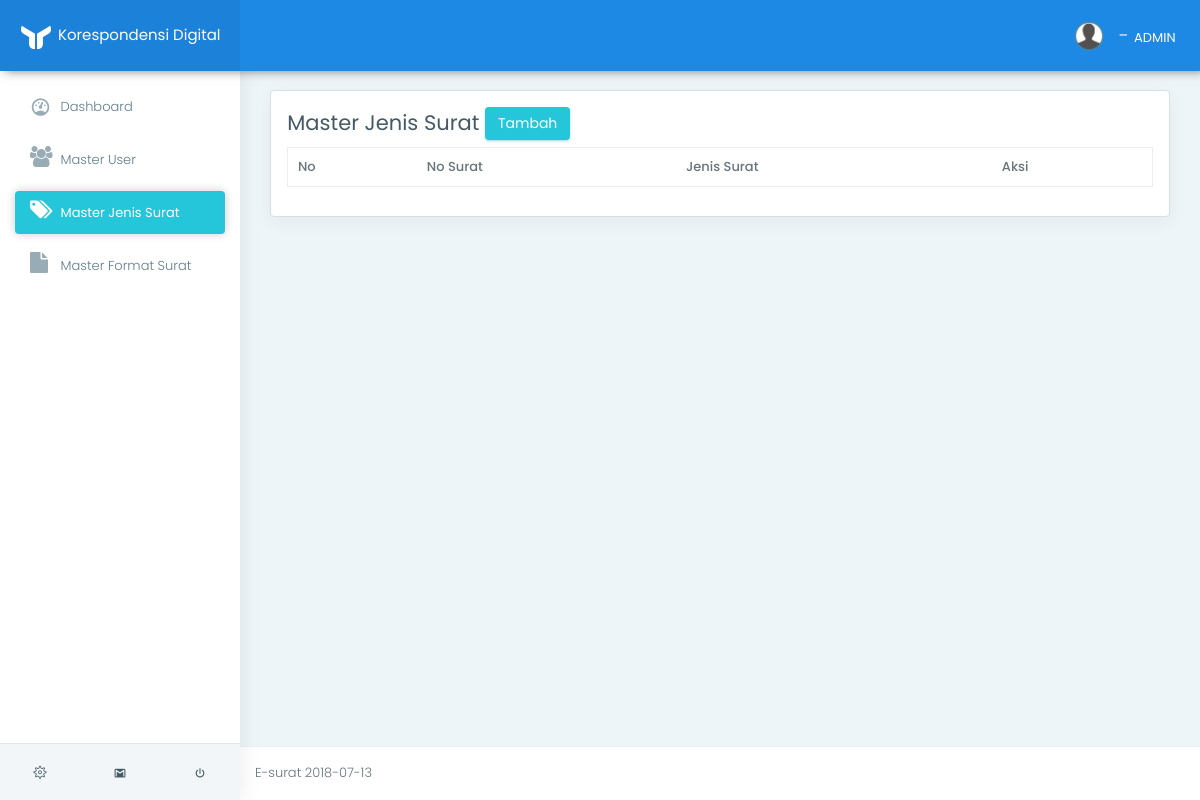
The page /app/index.php?page=view_jenis_surat (signed in) on the database as committed earlier.
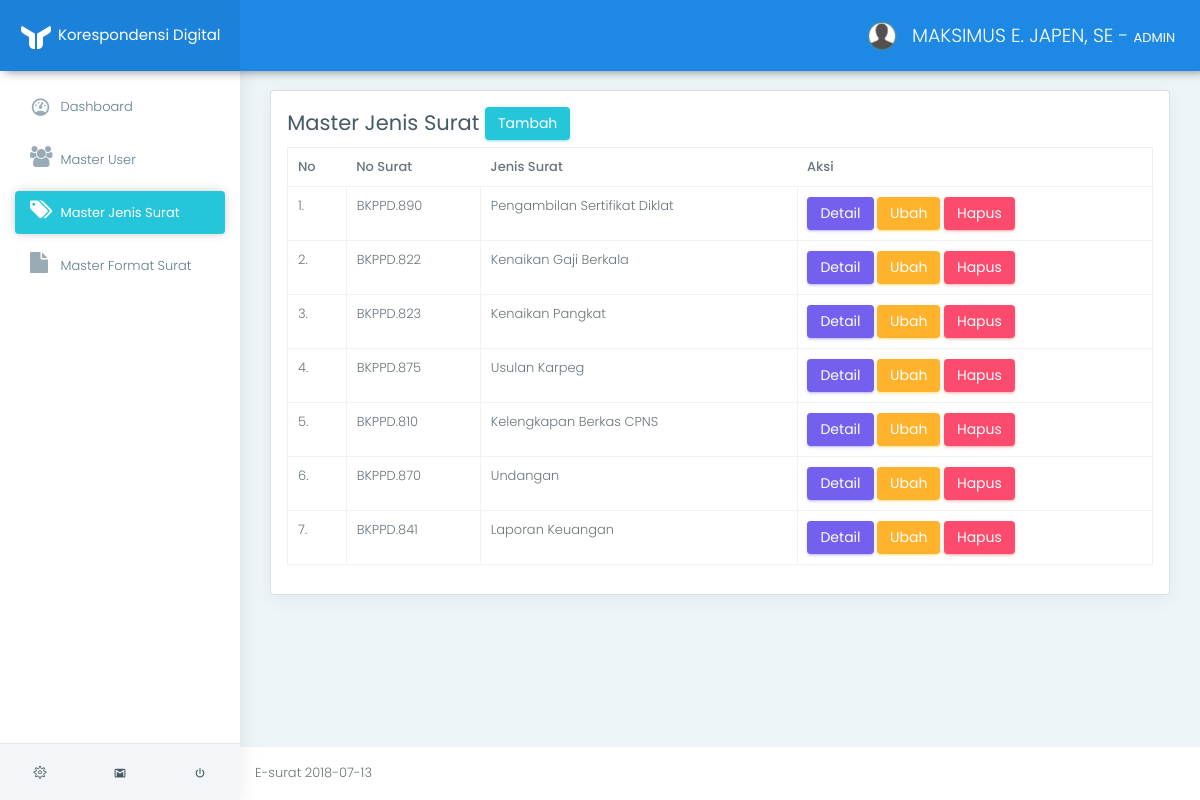
The same page on the database as committed later.
### tables this page shows
CREATE TABLE `tb_user` (
  `id_user` varchar(11) NOT NULL,
  `nip` varchar(50) NOT NULL,
  `nama` varchar(100) NOT NULL,
  `id_jabatan` int(11) NOT NULL,
  `gambar` varchar(100) NOT NULL
);

CREATE TABLE `tb_jenis_surat` (
  `id_jenis_surat` int(11) NOT NULL,
  `no_surat` varchar(50) NOT NULL,
  `jenis_surat` varchar(50) NOT NULL,
  `isi_surat` text NOT NULL,
  `lampiran` text NOT NULL
);

### app/helper/auth.php (called while the page is built, shortened)
<?php
include 'crud.php';
class Auth {
	public function isKepalaBadan(){
		return ($_SESSION['sess_user']['sess_status'] == "KEPALA BADAN");
	}
	public function isAdmin(){
		return ($_SESSION['sess_user']['sess_status'] == "ADMIN");
	}
	public function getUser($id_user){
		$sql    = "SELECT * FROM tb_user WHERE id_user = '$id_user'";
		$crud   = new Crud();
		$result = $crud->view($sql);
		return $result[0]['nama'];
	}
}
 ?>

### app/helper/koneksi.php (called while the page is built, shortened)
<?php
class Koneksi {
	private $koneksi;
	function __construct(){
		$this->koneksi = new mysqli("localhost","root","","db_e_surat");
	}
	public function setQuery($sql){
		return $this->koneksi->query($sql);
	}
}
 ?>

### app/helper/crud.php (called while the page is built, shortened)
<?php
include_once 'koneksi.php';
class Crud {
	function __construct(){
		$this->koneksi = new Koneksi();
	}
	public function view($sql){
		$result = $this->koneksi->setQuery($sql);
		$data = [];
        while ($row = $result->fetch_assoc()) {
            $data[] = $row;
        }
        return $data;
	}
}
 ?>

### app/m_jenis_surat/view.php (the view)
<div class="row">
    <div class="col-lg-12">
        <div class="card">
            <div class="card-block">
                <h3>
                    Master Jenis Surat
                    <a href="index.php?page=add_jenis_surat" class="btn btn-success">Tambah</a>
                </h3>
                <table class="table table-stripped table-bordered" id="data_table">
                    <thead>
                        <tr>
                            <th>No</th>
                            <th>No Surat</th>
                            <th>Jenis Surat</th>
                            <th>Aksi</th>
                        </tr>
                    </thead>
                    <tbody>
                        <?php
                            $crud   = new Crud();
                            $result = $crud->view("SELECT * FROM tb_jenis_surat");
                            $no = 1;
                            foreach ($result as $value):
                        ?>
                        <tr>
                            <td><?= $no++."." ?></td>
                            <td><?= $value['no_surat'] ?></td>
                            <td><?= $value['jenis_surat'] ?></td>
                            <td>
                                <a href="index.php?page=detail&id_jenis_surat=<?= $value['id_jenis_surat'] ?>" class="btn btn-primary">Detail</a>
                                <a href="index.php?page=edit_jenis_surat&id_jenis_surat=<?= $value['id_jenis_surat'] ?>" class="btn btn-warning">Ubah</a>
                                <a href="index.php?page=delete_jenis_surat&id_jenis_surat=<?= $value['id_jenis_surat'] ?>" onClick="return confirm('Data Akan Dihapus !')" class="btn btn-danger">Hapus</a>
                            </td>
                        </tr>
                        <?php endforeach ?>
                    </tbody>
                </table>
            </div>
        </div>
    </div>
</div>

### app/index.php (shortened to what this page needs)
<?php
include "helper/auth.php";
$auth = new Auth();
?>
<!DOCTYPE html>
<html lang="en">
<head>
	<link href="../assets/css/box.css" rel="stylesheet">
	<link href="../assets/plugins/bootstrap/css/bootstrap.min.css" rel="stylesheet">
	<link href="../assets/plugins/c3-master/c3.min.css" rel="stylesheet">
	<link href="../assets/css/style.css" rel="stylesheet">
	<link href="../assets/css/colors/blue.css" id="theme" rel="stylesheet">
	<link rel="stylesheet" href="https://cdn.datatables.net/1.10.16/css/dataTables.bootstrap4.min.css">
	<link rel="stylesheet" href="https://cdn.datatables.net/buttons/1.5.1/css/buttons.dataTables.min.css">
	<link href="https://cdnjs.cloudflare.com/ajax/libs/select2/4.0.6-rc.0/css/select2.min.css" rel="stylesheet" />
</head>
<body class="fix-header fix-sidebar card-no-border">
	<div id="main-wrapper">
		<header class="topbar">
			<nav class="navbar top-navbar navbar-toggleable-sm navbar-light">
				<div class="navbar-header">
					<a class="navbar-brand" href="index.html">
						<b>
							<img src="../assets/images/logo-light-icon.png" alt="homepage" class="light-logo" />
						</b>
						<span>
						 <b style="font-size:15px;color:white">Korespondensi Digital</b>
				</div>
				<div class="navbar-collapse">
					<ul class="navbar-nav mr-auto mt-md-0">
						<li class="nav-item"> <a class="nav-link nav-toggler hidden-md-up text-muted waves-effect waves-dark" href="javascript:void(0)"><i class="mdi mdi-menu"></i></a> </li>
					</ul>
					<ul class="navbar-nav my-lg-0">
						<li class="nav-item dropdown">
							<a class="nav-link dropdown-toggle text-muted waves-effect waves-dark" href="" data-toggle="dropdown" aria-haspopup="true" aria-expanded="false"><img src="../assets/images/user.png" alt="user" class="profile-pic m-r-10" />
								<?= $auth->getUser($_SESSION['sess_user']['sess_id_user'])." - <b>".$_SESSION['sess_user']['sess_status']."</b>" ?>
							</a>
						</li>
					</ul>
				</div>
			</nav>
		</header>
		<aside class="left-sidebar">
			<div class="scroll-sidebar">
				<nav class="sidebar-nav">
					<ul id="sidebarnav">
					<li>
						<a class="waves-effect waves-dark" href="index.php?page=view_dashbord" aria-expanded="false"><i class="mdi mdi-gauge"></i><span class="hide-menu"> Dashboard</span></a>
					</li>
					<?php if($auth->isKepalaBadan()): ?>
						<li>
							<a class="waves-effect waves-darkenvelope-open" href="index.php?page=view_surat_masuk_tu" aria-expanded="false"><i class="fa fa-envelope-open"></i><span class="hide-menu"> Surat Masuk</span></a>
						</li>
						<li>
							<a class="waves-effect waves-dark" href="index.php?page=view_surat_keluar" aria-expanded="false"><i class="fa fa-envelope"></i><span class="hide-menu">Surat Keluar</span></a>
						</li>
					<?php elseif($auth->isAdmin()): ?>
						<li>
							<a class="waves-effect waves-dark" href="index.php?page=view_user" aria-expanded="false"><i class="fa fa-users"></i><span class="hide-menu"> Master User</span></a>
						</li>
						<li>
							<a class="waves-effect waves-dark" href="index.php?page=view_jenis_surat" aria-expanded="false"><i class="fa fa-tags"></i><span class="hide-menu"> Master Jenis Surat</span></a>
						</li>
						<li>
							<a class="waves-effect waves-dark" href="index.php?page=view_format_surat" aria-expanded="false"><i class="fa fa-file"></i><span class="hide-menu"> Master Format Surat</span></a>
						</li>
					<?php endif ?>
					</ul>
				</nav>
			</div>
			<div class="sidebar-footer">
				<a href="" class="link" data-toggle="tooltip" title="Settings"><i class="ti-settings"></i></a>
				<a href="" class="link" data-toggle="tooltip" title="Email"><i class="mdi mdi-gmail"></i></a>
				<a href="../logout.php" class="link" data-toggle="tooltip" title="Logout"><i class="mdi mdi-power"></i></a> </div>
		</aside>
		<div class="page-wrapper">
			<div class="container-fluid"><br>
				<?php
				$page = isset( $_GET['page'])?$_GET['page']:"";
				if($page){
					if($page == "view_dashbord"){
						include "dashbord/view.php";
					}else if($page == "view_user"){
						include "m_pegawai/view.php";
					}else if($page == "add_user"){
						include "m_pegawai/add_form.php";
					}else if($page == "edit"){
						include "m_pegawai/edit_form.php";
					}else if($page == "delete"){
						include "m_pegawai/delete.php";
					}
					else if($page == "view_jenis_surat"){
						include "m_jenis_surat/view.php";
					}else if($page == "add_jenis_surat"){
						include "m_jenis_surat/add_form.php";
					}else if($page == "detail"){
						include "m_jenis_surat/detail.php";
					}else if($page == "edit_jenis_surat"){
						include "m_jenis_surat/edit_form.php";
					}else if($page == "delete_jenis_surat"){
						include "m_jenis_surat/delete.php";
					}
				}else{
					include "dashbord/view.php";
				}
				?>
			</div>
			<footer class="footer"> E-surat <?= date("Y-m-d") ?> </footer>
		</div>
	</div>
</body>
</html>

### assets/css/colors/blue.css (style rules this page uses)
.topbar { background: #1e88e5; }
.topbar .navbar-header { background: rgba(0, 0, 0, 0.05); }
.topbar .top-navbar .navbar-header .navbar-brand .light-logo { display: inline-block; color: rgba(255, 255, 255, 0.8); }
.topbar .navbar-light .navbar-nav .nav-item > a.nav-link { color: #ffffff !important; }
.sidebar-nav { background: #fff; }
.sidebar-nav ul li a { color: #607d8b; }
.sidebar-nav ul li a.active, .sidebar-nav ul li a:hover { color: #26c6da; }
.sidebar-nav ul li a.active { color: #263238; }
.sidebar-nav > ul > li.active > a, .sidebar-nav > ul > li.active:hover > a { color: #ffffff; background: #26c6da; }
.sidebar-nav > ul > li.active > a i, .sidebar-nav > ul > li.active:hover > a i { color: #ffffff; }
.sidebar-nav > ul > li.active > a:after, .sidebar-nav > ul > li.active:hover > a:after { border-color: #ffffff; }
.sidebar-nav > ul > li > a.active i, .sidebar-nav > ul > li > a:hover i { color: #26c6da; }
.sidebar-nav > ul > li > a i { color: #99abb4; }
.sidebar-nav > ul > li > a.active { font-weight: 400; background: #ffffff; color: #1e88e5; }
.card-no-border .sidebar-nav > ul > li > a.active { color: #ffffff; background: #26c6da; }
.card-no-border .sidebar-nav > ul > li > a.active i { color: #ffffff; }
.card-no-border .sidebar-nav > ul > li > a.active:after { border-color: #ffffff; }

### app/index.php (style rules this page uses)
* { font-size: 13px; line-height: 1.428; }

Rows that differ between the two databases and show on the page:
added tb_user: nama "MAKSIMUS E. JAPEN, SE"
added tb_jenis_surat: no_surat "BKPPD.890", jenis_surat "Pengambilan Sertifikat Diklat"
added tb_jenis_surat: no_surat "BKPPD.822", jenis_surat "Kenaikan Gaji Berkala"
added tb_jenis_surat: no_surat "BKPPD.823", jenis_surat "Kenaikan Pangkat"
added tb_jenis_surat: no_surat "BKPPD.875", jenis_surat "Usulan Karpeg"
added tb_jenis_surat: no_surat "BKPPD.810", jenis_surat "Kelengkapan Berkas CPNS"
added tb_jenis_surat: no_surat "BKPPD.870", jenis_surat "Undangan"
added tb_jenis_surat: no_surat "BKPPD.841", jenis_surat "Laporan Keuangan"
